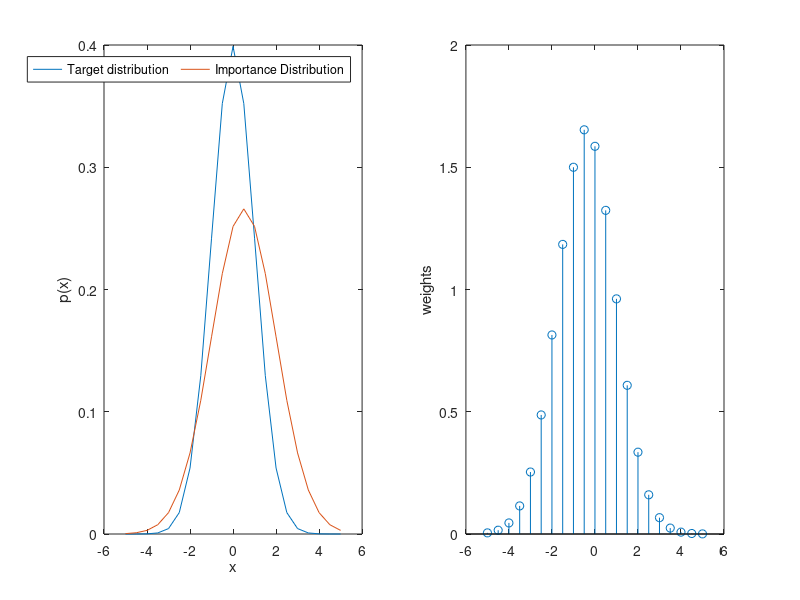

Write MATLAB code to recreate this figure.
x = -5:0.5:5;

norm = normpdf(x,0,1);
norm_1 = normpdf(x,0.5,1.5);
weights = norm./norm_1;

figure;
subplot(1,2,1)
plot(x,norm), hold on
plot(x,norm_1)
ylabel('p(x)')
xlabel('x')
legend('Target distribution','Importance Distribution','Orientation','Horizontal')

subplot(1,2,2)
stem(x,weights)
ylabel('weights')
